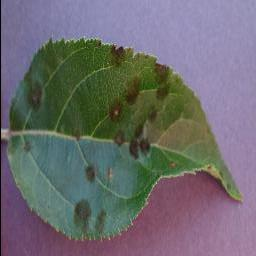
#> input picture pics_base/Apple-scrab/0c620ec5-11cf-4120-94ab-1311e99df147___FREC_Scab 3131_270deg.JPG, 256 x 256 px
$ python test.py
#> lines starting #> are read from the running program, lines starting #| are printed output that depends on the picture; after the words box and inside, x2 and y2 are one past the last pixel; in counts of white or black regions, pixels touching at a corner belong together
import cv2
import numpy as np
from matplotlib import pyplot as plt

# [4 lines of commented-out code are left out]
IM_TMP = 'pics_base/Apple-scrab/0c620ec5-11cf-4120-94ab-1311e99df147___FREC_Scab 3131_270deg.JPG'
#IM_TMP = 'pics_base/Apple-healthy/0c55b379-c6e7-4b89-959f-abc506fed437___RS_HL 5927.JPG'
#IM_TMP = 'pics_base/Apple-scrab/0b4a52e3-e15e-4117-b2e8-7cdb5dca3ce9___FREC_Scab 3137_90deg.JPG'
img = cv2.imread(IM_TMP)
#> img is the input picture: shape (256, 256, 3); mean B, G, R 111.3, 107.6, 108.9

cv2.imshow('',img)
cv2.waitKey(0)

#kmeans
img = cv2.imread(IM_TMP)
img = cv2.cvtColor(img,cv2.COLOR_BGR2RGB)

twoDimage = img.reshape((-1,3))
twoDimage = np.float32(twoDimage)

criteria = (cv2.TERM_CRITERIA_EPS + cv2.TERM_CRITERIA_MAX_ITER,10,1.0)
K = 6
attempts = 10

ret, label, center = cv2.kmeans(twoDimage,K,None,criteria,attempts,cv2.KMEANS_PP_CENTERS)
#> ret = 26493347.6; center = [[130.6, 114.8, 140.5], [86.32, 98.96, 62.92], [115, 76.6, 100.3], [90.42, 117.5, 108.3], [55.87, 71.84, 34.82], [150.9, 139.9, 175.9]]
center = np.uint8(center)
#> center = [[130, 114, 140], [86, 98, 62], [115, 76, 100], [90, 117, 108], [55, 71, 34], [150, 139, 175]]
res = center[label.flatten()]
result_image = res.reshape(img.shape)

#cv2.imshow('', result_image)
#cv2.waitKey(0)


img2 = cv2.imread(IM_TMP)
img2 = cv2.cvtColor(img2,cv2.COLOR_BGR2RGB)
cv2.resize(img2,(256,256))
gray = cv2.cvtColor(img2, cv2.COLOR_BGR2GRAY)
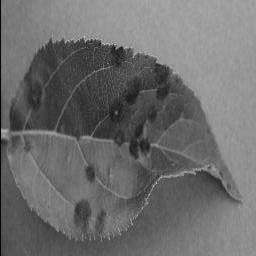
#> gray: shape (256, 256); min 1, max 194, mean 108.9
ret, thresh = cv2.threshold(gray, np.mean(gray), 255, cv2.THRESH_BINARY_INV)
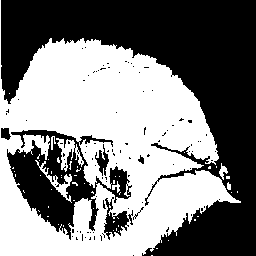
#> thresh: shape (256, 256); 50.1% white; 99 black regions (92 under 20 px), largest, box (x1, y1, x2, y2) and area: (1, 0, 256, 256) 26333, (7, 130, 132, 240) 5273, (104, 197, 133, 240) 489
#> ret = 108
edges = cv2.dilate(cv2.Canny(thresh,0,255),None)
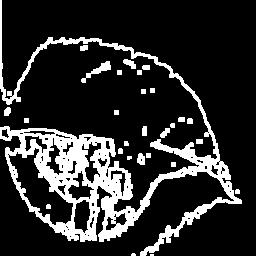
#> edges: shape (256, 256); 17.6% white; 28 white regions (3 under 20 px), largest, box (x1, y1, x2, y2) and area: (0, 0, 242, 256) 10531, (81, 61, 111, 83) 183, (123, 59, 136, 69) 76
cnt = sorted(cv2.findContours(edges,cv2.RETR_LIST,cv2.CHAIN_APPROX_SIMPLE)[-2],key=cv2.contourArea)[-2]
#> cnt = contour of 151 points, box (x1, y1, x2, y2) (8, 147, 74, 226), area 2034
mask = np.zeros((256,256), np.uint8)
masked = cv2.drawContours(mask,[cnt],-1,255,-1)
#> masked: shape (256, 256); 3.3% white; 1 white region, box (x1, y1, x2, y2) and area: (8, 147, 74, 226) 2166
dst = cv2.bitwise_and(img2,img2,mask=mask)
segmented = cv2.cvtColor(dst,cv2.COLOR_BGR2RGB)
#cv2.imshow('',segmented)
#cv2.waitKey(0)


img3 = cv2.imread(IM_TMP)
#img3 = cv2.GaussianBlur(img3, (3, 3), 0)
hsv = cv2.cvtColor(img3, cv2.COLOR_BGR2HSV)
#> hsv: shape (256, 256, 3); mean H, S, V 98.6, 81.7, 127.6

# lower bound and upper bound for Green color
lower_bound = np.array([20, 30, 0])
upper_bound = np.array([100, 255, 255])

# find the colors within the boundaries
mask = cv2.inRange(hsv, lower_bound, upper_bound)
#> mask: shape (256, 256); 45.2% white; 2 white regions (1 under 20 px), largest, box (x1, y1, x2, y2) and area: (9, 37, 241, 240) 29633

# define kernel size
kernel = np.ones((7, 7), np.uint8)

# Remove unnecessary noise from mask
mask = cv2.morphologyEx(mask, cv2.MORPH_CLOSE, kernel)
#> mask: shape (256, 256); 46% white; 2 white regions (1 under 20 px), largest, box (x1, y1, x2, y2) and area: (9, 37, 241, 240) 30143
mask = cv2.morphologyEx(mask, cv2.MORPH_OPEN, kernel)
#> mask: shape (256, 256); 45.9% white; 1 white region, box (x1, y1, x2, y2) and area: (9, 39, 238, 240) 30088

segmented_img = cv2.bitwise_and(img3, img3, mask=mask)

invert = cv2.bitwise_not(segmented_img)
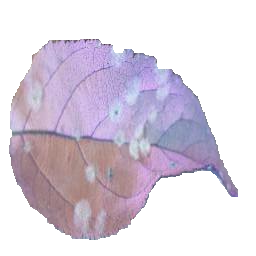
#> invert: shape (256, 256, 3); mean B, G, R 223.4, 210.4, 219.4

# [4 lines of commented-out code are left out]
cv2.imshow('',segmented_img)
cv2.waitKey(0)

# convert to hsv colorspace
#pic = cv2.imread(segmented_img)
hsv2 = cv2.cvtColor(segmented_img, cv2.COLOR_BGR2HSV)
#> hsv2: shape (256, 256, 3); mean H, S, V 25.3, 46.8, 45.1

# lower bound and upper bound for Green color
lower_bound = np.array([40, 30, 0])
upper_bound = np.array([100, 200, 200])

# find the colors within the boundaries
mask2 = cv2.inRange(hsv2, lower_bound, upper_bound)
#> mask2: shape (256, 256); 32.9% white; 10 white regions (5 under 20 px), largest, box (x1, y1, x2, y2) and area: (9, 39, 224, 239) 21170, (222, 169, 238, 196) 156, (140, 72, 160, 91) 144, (175, 104, 180, 112) 30, (165, 114, 170, 121) 28

# define kernel size
kernel = np.ones((7, 7), np.uint8)

# Remove unnecessary noise from mask
mask2 = cv2.morphologyEx(mask2, cv2.MORPH_CLOSE, kernel)
#> mask2: shape (256, 256); 34.4% white; 8 white regions (4 under 20 px), largest, box (x1, y1, x2, y2) and area: (9, 39, 238, 239) 22222, (140, 72, 160, 91) 211, (175, 104, 180, 112) 31, (165, 114, 170, 121) 28
mask2 = cv2.morphologyEx(mask2, cv2.MORPH_OPEN, kernel)
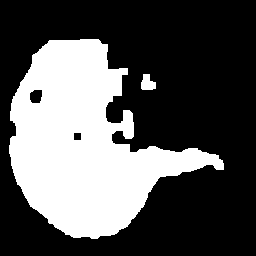
#> mask2: shape (256, 256); 33.8% white; 2 white regions, box (x1, y1, x2, y2) and area: (9, 39, 224, 239) 21981, (141, 74, 156, 90) 177

invert = cv2.bitwise_not(mask2)
#> invert: shape (256, 256); 66.2% white; 2 black regions

segmented_img2 = cv2.bitwise_and(segmented_img, segmented_img, mask=invert)
cv2.imshow('',segmented_img2)
cv2.waitKey(0)

segmented_img2 = cv2.cvtColor(segmented_img2, cv2.COLOR_BGR2GRAY)
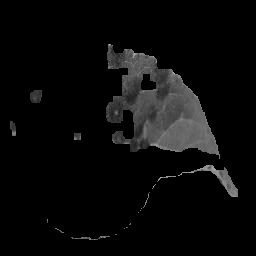
#> segmented_img2: shape (256, 256); min 0, max 181, mean 10.4
#contours, hierarchy = cv2.findContours(segmented_img2.copy(), cv2.RETR_EXTERNAL, cv2.CHAIN_APPROX_SIMPLE)

img1_contours, hierarchy1 = cv2.findContours(segmented_img2, cv2.RETR_TREE, cv2.CHAIN_APPROX_SIMPLE)
#> img1_contours = 19 contours, 13 with area under 20; largest, box (x1, y1, x2, y2) and area: (106, 44, 220, 159) 7038, (178, 165, 238, 197) 363, (140, 73, 157, 91) 204, (30, 90, 42, 103) 116, (10, 121, 16, 136) 50, (74, 133, 81, 140) 36

output = cv2.drawContours(segmented_img, img1_contours, -1, (0, 0, 255), 3)
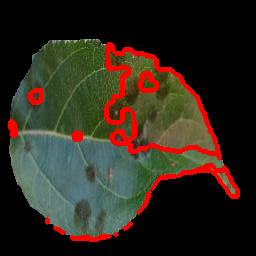
#> output: shape (256, 256, 3); mean B, G, R 28.4, 39.5, 47.9

cv2.imshow('',output)
cv2.waitKey(0)

$ run again, with pics_base/Apple-scrab/1a41bab0-45e0-4dda-a798-9bf4a998f1b6___FREC_Scab 3450_90deg.JPG copied over pics_base/Apple-scrab/0c620ec5-11cf-4120-94ab-1311e99df147___FREC_Scab 3131_270deg.JPG
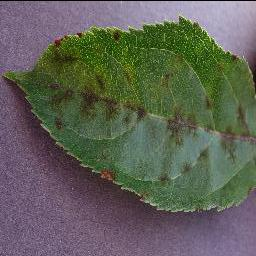
#> input picture pics_base/Apple-scrab/1a41bab0-45e0-4dda-a798-9bf4a998f1b6___FREC_Scab 3450_90deg.JPG, 256 x 256 px
#> img is the input picture: shape (256, 256, 3); mean B, G, R 87.2, 98, 95.7
#> `ret, label, center = cv2.kmeans(twoDimage,K,None,criteria,attempts,cv2..`: ret = 34621043.4; center = [[128.3, 115.7, 134.3], [75.89, 87.88, 56.62], [104.7, 85.06, 107.2], [49.76, 63.22, 23.85], [97.84, 119.2, 88.16], [170.4, 163.2, 180.7]]
#> `center = np.uint8(center)`: center = [[128, 115, 134], [75, 87, 56], [104, 85, 107], [49, 63, 23], [97, 119, 88], [170, 163, 180]]
#> `ret, thresh = cv2.threshold(gray, np.mean(gray), 255, cv2.THRESH_BINAR..`:
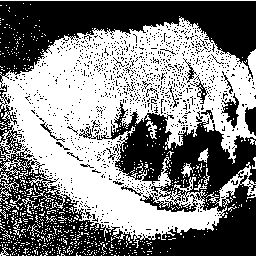
#> thresh: shape (256, 256); 51.2% white; 1154 black regions (1133 under 20 px), largest, box (x1, y1, x2, y2) and area: (0, 1, 256, 256) 28333, (221, 93, 239, 128) 273, (245, 107, 256, 136) 241
#> `ret, thresh = cv2.threshold(gray, np.mean(gray), 255, cv2.THRESH_BINAR..`: ret = 94
#> edges: shape (256, 256); 60.4% white; 523 black regions (490 under 20 px), largest, box (x1, y1, x2, y2) and area: (5, 46, 217, 235) 8134, (0, 2, 256, 61) 7472, (153, 187, 256, 256) 2989
#> cnt = contour of 422 points, box (x1, y1, x2, y2) (4, 78, 218, 236), area 5664
#> masked: shape (256, 256); 9.3% white; 1 white region, box (x1, y1, x2, y2) and area: (4, 78, 218, 236) 6074
#> hsv: shape (256, 256, 3); mean H, S, V 92.2, 85.3, 109.2
#> hsv2: shape (256, 256, 3); mean H, S, V 24.5, 59.1, 51.4
#> img1_contours = 23 contours, 11 with area under 20; largest, box (x1, y1, x2, y2) and area: (20, 27, 148, 118) 4123, (166, 105, 198, 137) 559, (217, 127, 256, 145) 462, (230, 52, 256, 96) 265, (47, 128, 157, 208) 193
#> `output = cv2.drawContours(segmented_img, img1_contours, -1, (0, 0, 255..`:
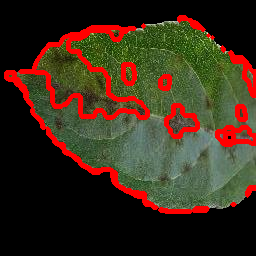
#> output: shape (256, 256, 3); mean B, G, R 25.9, 43.2, 58.9

$ run again, with pics_base/Apple-scrab/6b5e1187-9b7b-4b4c-912f-b2175619f35f___FREC_Scab 3121_270deg.JPG copied over pics_base/Apple-scrab/0c620ec5-11cf-4120-94ab-1311e99df147___FREC_Scab 3131_270deg.JPG
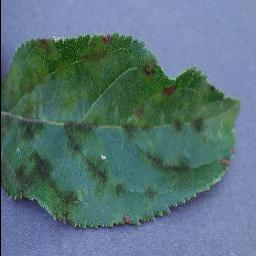
#> input picture pics_base/Apple-scrab/6b5e1187-9b7b-4b4c-912f-b2175619f35f___FREC_Scab 3121_270deg.JPG, 256 x 256 px
#> img is the input picture: shape (256, 256, 3); mean B, G, R 121.6, 115.9, 89.1
#> `ret, label, center = cv2.kmeans(twoDimage,K,None,criteria,attempts,cv2..`: ret = 17150866.9; center = [[66.4, 102.4, 82.87], [129.3, 144.3, 184.9], [54.31, 86.38, 54.85], [76.83, 118.1, 111.4], [108.5, 122.5, 162.4], [35.89, 64.62, 31.29]]
#> `center = np.uint8(center)`: center = [[66, 102, 82], [129, 144, 184], [54, 86, 54], [76, 118, 111], [108, 122, 162], [35, 64, 31]]
#> `ret, thresh = cv2.threshold(gray, np.mean(gray), 255, cv2.THRESH_BINAR..`:
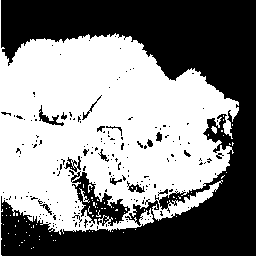
#> thresh: shape (256, 256); 52.1% white; 197 black regions (178 under 20 px), largest, box (x1, y1, x2, y2) and area: (1, 0, 256, 256) 28794, (69, 170, 130, 226) 1175, (39, 105, 64, 126) 145
#> `ret, thresh = cv2.threshold(gray, np.mean(gray), 255, cv2.THRESH_BINAR..`: ret = 114
#> edges: shape (256, 256); 19.6% white; 38 white regions (1 under 20 px), largest, box (x1, y1, x2, y2) and area: (0, 0, 240, 256) 10054, (29, 93, 103, 127) 735, (95, 124, 124, 146) 312
#> cnt = contour of 114 points, box (x1, y1, x2, y2) (29, 93, 103, 127), area 647
#> masked: shape (256, 256); 1.2% white; 1 white region, box (x1, y1, x2, y2) and area: (29, 93, 103, 127) 758
#> hsv: shape (256, 256, 3); mean H, S, V 89.3, 92.7, 134.2
#> hsv2: shape (256, 256, 3); mean H, S, V 39.7, 56.9, 57
#> `mask2 = cv2.morphologyEx(mask2, cv2.MORPH_CLOSE, kernel)`:
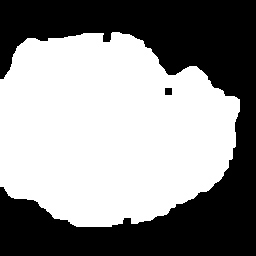
#> mask2: shape (256, 256); 55.8% white; 2 black regions, box (x1, y1, x2, y2) and area: (0, 0, 256, 256) 28937, (165, 88, 172, 95) 49
#> img1_contours = 2 contours; box (x1, y1, x2, y2) and area: (165, 88, 172, 95) 36, (103, 33, 111, 42) 20
